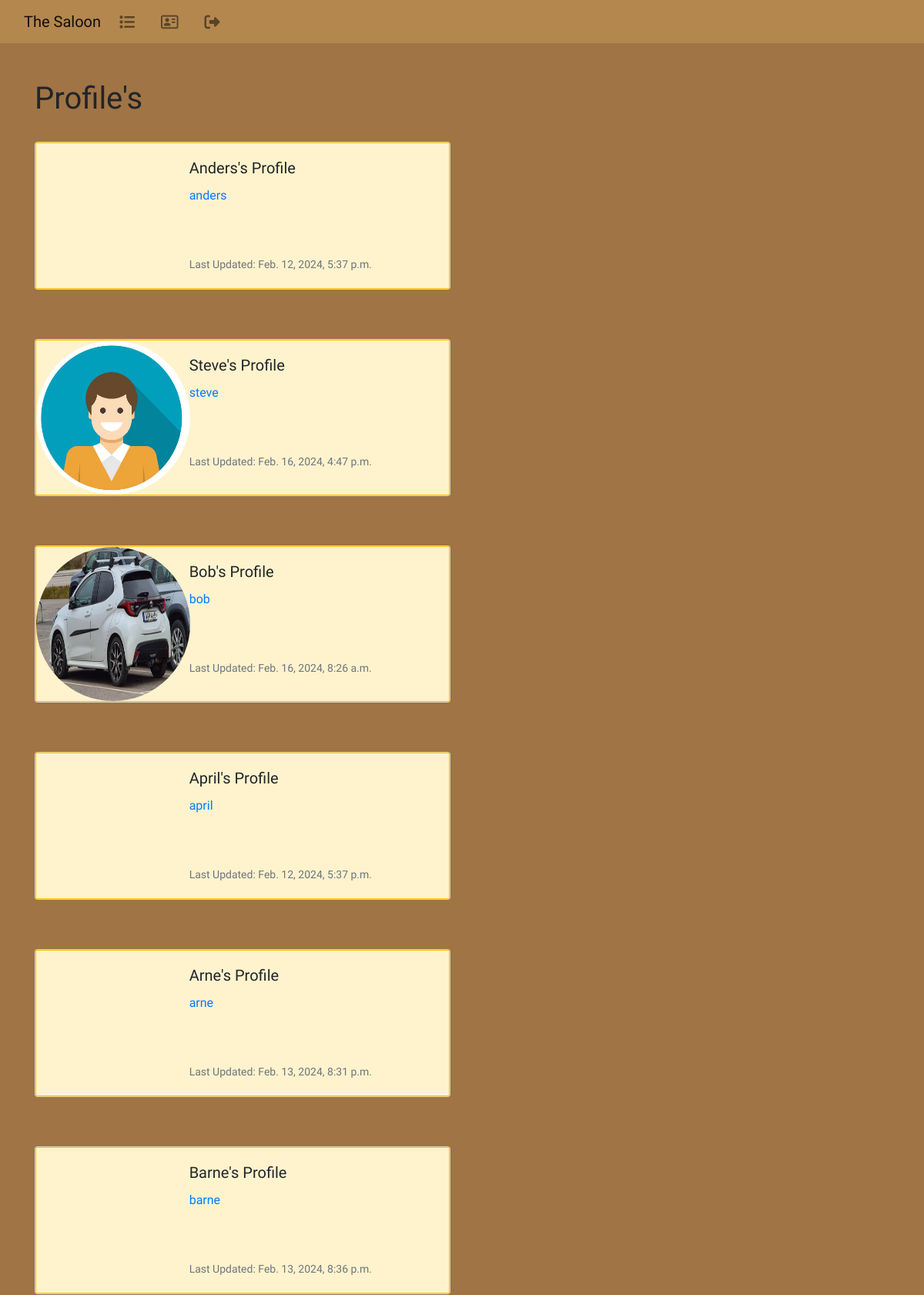
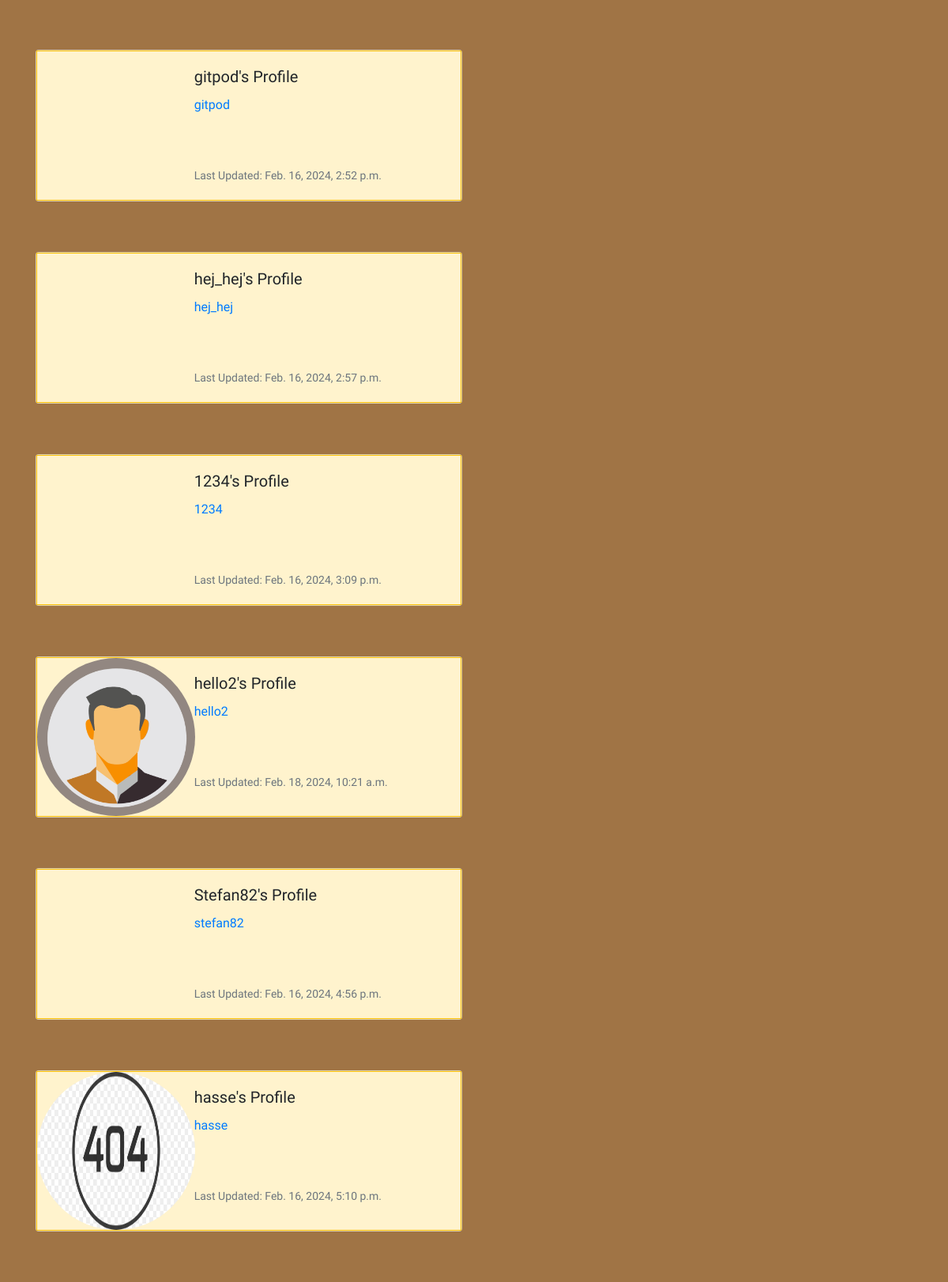
Screenshot of /profile_list/ (signed in, upper part) with the database file from the repository (2 pictures, top to bottom).
### the_saloon/models.py (models this page shows, shortened)
class Profile(models.Model):
        user = models.OneToOneField(User, on_delete=models.CASCADE)
        follows = models.ManyToManyField("self",
            related_name="followed_by",
            symmetrical=False,
            blank=True)
        date_modified = models.DateTimeField(User, auto_now=True)
        profile_image = models.ImageField(null=True, blank=True, upload_to="images/")
        profile_bio = models.CharField(null=True, blank=True, max_length=500)
        facebook_link = models.CharField(null=True, blank=True, max_length=100)
        instagram_link = models.CharField(null=True, blank=True, max_length=100)
        linkedin_link = models.CharField(null=True, blank=True, max_length=100)
        youtube_link = models.CharField(null=True, blank=True, max_length=100)
        x_link = models.CharField(null=True, blank=True, max_length=100)

### the_saloon/views.py (the view)
# urls.py: path('profile_list/', views.profile_list, name='profile_list'),
def profile_list(request):
        if request.user.is_authenticated:
            profiles = Profile.objects.exclude(user=request.user)
            return render(request, 'profile_list.html', {"profiles":profiles})
        else:
            messages.success(request, ("You must login to see this page..."))
            return redirect('home')

### the_saloon/templates/profile_list.html
{% extends 'base.html' %}
{% load static %}
{% block content %}
<h1 style="font-family: Rye, serif;">Profile's</h1>
<br />
{% if profiles %}
{% for profile in profiles %}
<div class="card mb-3" style="max-width: 540px; background-color: #FFF3CD">
  <div class="row no-gutters border border-warning">
    <div class="col-md-4">
      {% if profile.profile_image %}
      <img src="{{ profile.profile_image.url }}" width=200 height=200 class="img rounded-circle"
        alt="{{ profile.user.username}}">
        {% endif %}
    </div>
    <div class="col-md-8">
      <div class="card-body">
        <h5 class="card-title" style="font-family: Rye, serif;">{{ profile.user.username }}'s Profile</h5>
        <p class="card-text" style="font-family: Rye, serif;">
          <a href="{% url 'profile' profile.user.id  %}">{{ profile.user.username|lower }}</a></p>
        <br /><br />
        <p class="card-text"><small class="text-muted" style="font-family: Rye, serif;">
        Last Updated: {{ profile.date_modified }}</small></p>
      </div>
    </div>
  </div>
</div>
<br /><br />
{% endfor %}
{% endif %}
{% endblock %}

### rows the page displays
Profile: user.username "Anders", user.username "anders", date_modified "Feb. 12, 2024, 5:37 p.m."
Profile: profile_image (picture), user.username "Steve", user.username "steve", date_modified "Feb. 16, 2024, 4:47 p.m."
Profile: profile_image (picture), user.username "Bob", user.username "bob", date_modified "Feb. 16, 2024, 8:26 a.m."
Profile: user.username "April", user.username "april", date_modified "Feb. 12, 2024, 5:37 p.m."
Profile: user.username "Arne", user.username "arne", date_modified "Feb. 13, 2024, 8:31 p.m."
Profile: user.username "Barne", user.username "barne", date_modified "Feb. 13, 2024, 8:36 p.m."
Profile: user.username "gitpod", date_modified "Feb. 16, 2024, 2:52 p.m."
Profile: user.username "hej_hej", date_modified "Feb. 16, 2024, 2:57 p.m."
Profile: user.username "1234", date_modified "Feb. 16, 2024, 3:09 p.m."
Profile: profile_image (placeholder picture), user.username "hello2", date_modified "Feb. 18, 2024, 10:21 a.m."
Profile: user.username "Stefan82", user.username "stefan82", date_modified "Feb. 16, 2024, 4:56 p.m."
Profile: profile_image (picture), user.username "hasse", date_modified "Feb. 16, 2024, 5:10 p.m."
